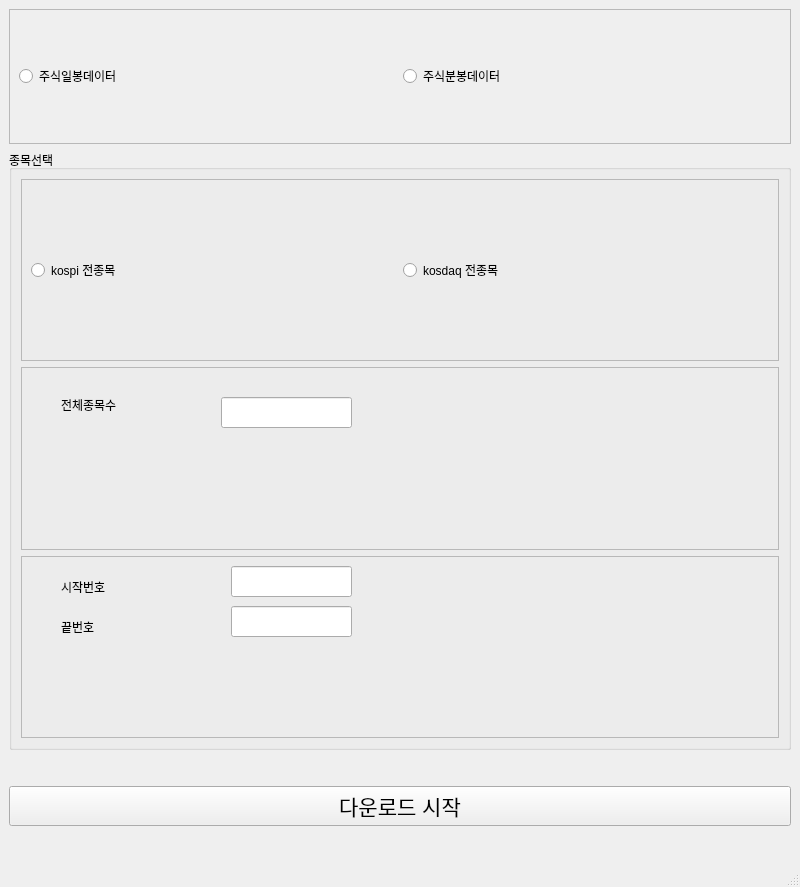
<?xml version="1.0" encoding="UTF-8"?>
<ui version="4.0">
 <class>MainWindow</class>
 <widget class="QMainWindow" name="MainWindow">
  <property name="geometry">
   <rect>
    <x>0</x>
    <y>0</y>
    <width>800</width>
    <height>887</height>
   </rect>
  </property>
  <property name="windowTitle">
   <string>MainWindow</string>
  </property>
  <widget class="QWidget" name="centralwidget">
   <layout class="QGridLayout" name="gridLayout" rowminimumheight="100,600,100">
    <item row="0" column="0">
     <widget class="QFrame" name="frame">
      <property name="frameShape">
       <enum>QFrame::StyledPanel</enum>
      </property>
      <property name="frameShadow">
       <enum>QFrame::Raised</enum>
      </property>
      <layout class="QHBoxLayout" name="horizontalLayout">
       <item>
        <widget class="QRadioButton" name="radioButton">
         <property name="text">
          <string>주식일봉데이터</string>
         </property>
        </widget>
       </item>
       <item>
        <widget class="QRadioButton" name="radioButton_2">
         <property name="text">
          <string>주식분봉데이터</string>
         </property>
        </widget>
       </item>
      </layout>
     </widget>
    </item>
    <item row="1" column="0">
     <widget class="QGroupBox" name="groupBox">
      <property name="title">
       <string>종목선택</string>
      </property>
      <layout class="QGridLayout" name="gridLayout_2">
       <item row="0" column="0">
        <widget class="QFrame" name="frame_4">
         <property name="frameShape">
          <enum>QFrame::StyledPanel</enum>
         </property>
         <property name="frameShadow">
          <enum>QFrame::Raised</enum>
         </property>
         <layout class="QHBoxLayout" name="horizontalLayout_2">
          <item>
           <widget class="QRadioButton" name="radioButton_3">
            <property name="text">
             <string>kospi 전종목</string>
            </property>
           </widget>
          </item>
          <item>
           <widget class="QRadioButton" name="radioButton_4">
            <property name="text">
             <string>kosdaq 전종목</string>
            </property>
           </widget>
          </item>
         </layout>
        </widget>
       </item>
       <item row="3" column="0">
        <widget class="QFrame" name="frame_3">
         <property name="frameShape">
          <enum>QFrame::StyledPanel</enum>
         </property>
         <property name="frameShadow">
          <enum>QFrame::Raised</enum>
         </property>
         <widget class="QLabel" name="label">
          <property name="geometry">
           <rect>
            <x>40</x>
            <y>20</y>
            <width>121</width>
            <height>21</height>
           </rect>
          </property>
          <property name="text">
           <string>시작번호</string>
          </property>
         </widget>
         <widget class="QLineEdit" name="lineEdit">
          <property name="geometry">
           <rect>
            <x>210</x>
            <y>10</y>
            <width>121</width>
            <height>31</height>
           </rect>
          </property>
         </widget>
         <widget class="QLabel" name="label_2">
          <property name="geometry">
           <rect>
            <x>40</x>
            <y>60</y>
            <width>71</width>
            <height>21</height>
           </rect>
          </property>
          <property name="text">
           <string>끝번호</string>
          </property>
         </widget>
         <widget class="QLineEdit" name="lineEdit_2">
          <property name="geometry">
           <rect>
            <x>210</x>
            <y>50</y>
            <width>121</width>
            <height>31</height>
           </rect>
          </property>
         </widget>
        </widget>
       </item>
       <item row="2" column="0">
        <widget class="QFrame" name="frame_2">
         <property name="frameShape">
          <enum>QFrame::StyledPanel</enum>
         </property>
         <property name="frameShadow">
          <enum>QFrame::Raised</enum>
         </property>
         <widget class="QLabel" name="label_3">
          <property name="geometry">
           <rect>
            <x>40</x>
            <y>30</y>
            <width>75</width>
            <height>16</height>
           </rect>
          </property>
          <property name="text">
           <string>전체종목수</string>
          </property>
         </widget>
         <widget class="QLineEdit" name="lineEdit_3">
          <property name="geometry">
           <rect>
            <x>200</x>
            <y>30</y>
            <width>131</width>
            <height>31</height>
           </rect>
          </property>
          <property name="maxLength">
           <number>200</number>
          </property>
         </widget>
        </widget>
       </item>
      </layout>
     </widget>
    </item>
    <item row="2" column="0">
     <widget class="QPushButton" name="pushButton_3">
      <property name="font">
       <font>
        <family>Arial</family>
        <pointsize>16</pointsize>
       </font>
      </property>
      <property name="text">
       <string>다운로드 시작</string>
      </property>
     </widget>
    </item>
   </layout>
  </widget>
  <widget class="QMenuBar" name="menubar">
   <property name="geometry">
    <rect>
     <x>0</x>
     <y>0</y>
     <width>800</width>
     <height>21</height>
    </rect>
   </property>
  </widget>
  <widget class="QStatusBar" name="statusbar"/>
 </widget>
 <resources/>
 <connections/>
</ui>
